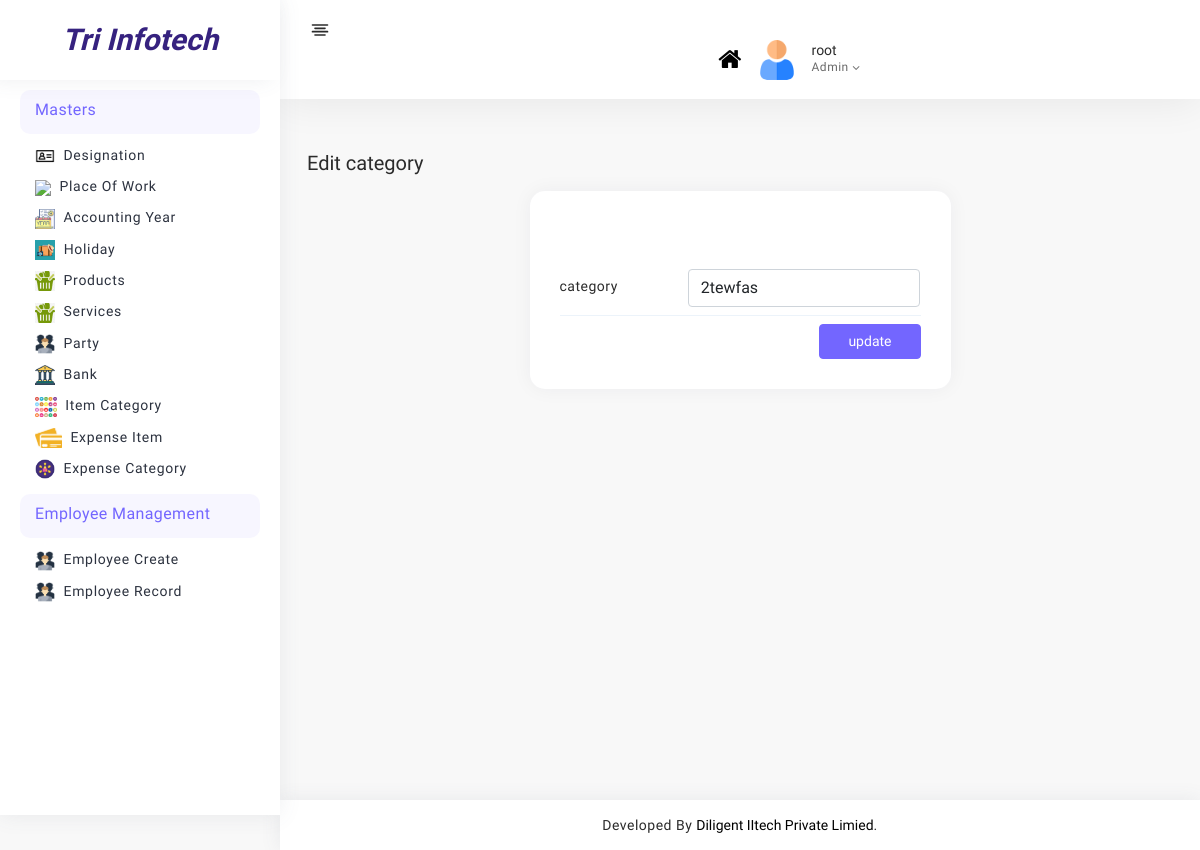
Page /admin_panel/item_category_edit/1 (signed in) on the earlier database version.
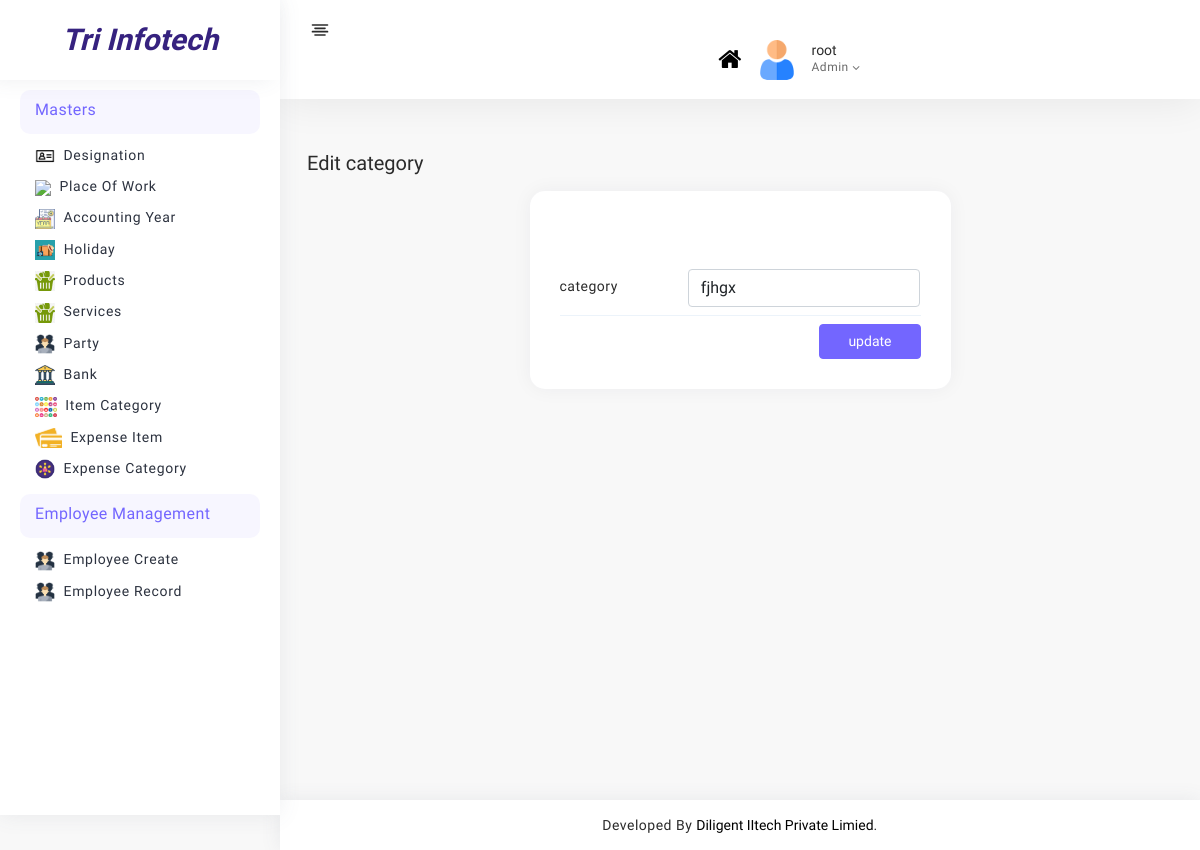
Same page on the later database version.
### admin_panel/models.py (models this page shows, shortened)
class Category(models.Model):
    name = models.CharField( max_length=100,unique=True)

### admin_panel/views.py (the view)
# urls.py: path("item_category_edit/<int:id>",views.item_category_edit,name="item_category_edit"),
def item_category_edit(request,id):
    if request.user.is_staff:
        if request.method == "POST":
            data = request.POST
            cname = data["category"]
            p = Category.objects.get(pk=id)
            p.name = cname
            p.save()
            return redirect("item_category")
        else:
            category = Category.objects.get(pk=id)
        return render(request,"masters/item_category/item_category_edit.html",{"category":category})
    else:
        return redirect("login")

### admin_panel/templates/masters/item_category/item_category_edit.html (shortened to what this page needs)
{% extends 'base.html' %}
{% load static %}
{% block content %}
<div class="page-body">
    <div class="container-fluid">
        <div class="user-profile mt-5">
            <div class="row">
                <div class="col-md-6">
                    <h5 class="mb-0 mt-2">Edit category</h5>
                </div>
                <div class="col-sm-6 offset-md-3 col-12">
                    <div class="card hovercard text-center mt-3 rs-mt-60">
                        <form action="" method="post">
                            <div class="info mt-5 text-start">
                                <div class="mb-2 row">
                                    <label class="rs-pb-0 col-md-4 col-12 col-form-label">category</label>
                                    <div class="col-md-8 col-12">
                                        <input type="text" name="category" class="form-control"
                                        value = "{{ category.name }}"  required minlength="2" maxlength="30">
                                    </div>
                                </div>
                                <div class="card-footer text-end pt-2 p-0 mt-2">
                                    <div class="col-sm-9 offset-sm-3">
                                        <button class="btn btn-primary" type="submit" data-bs-original-title=""
                                            title="">update</button>
                                    </div>
                                </div>
                            </div>
                        </form>
                    </div>
                </div>
            </div>
        </div>
    </div>
</div>
{% endblock content %}

Differences in the rows shown:
changed Category: category "2tewfas" → "fjhgx"
